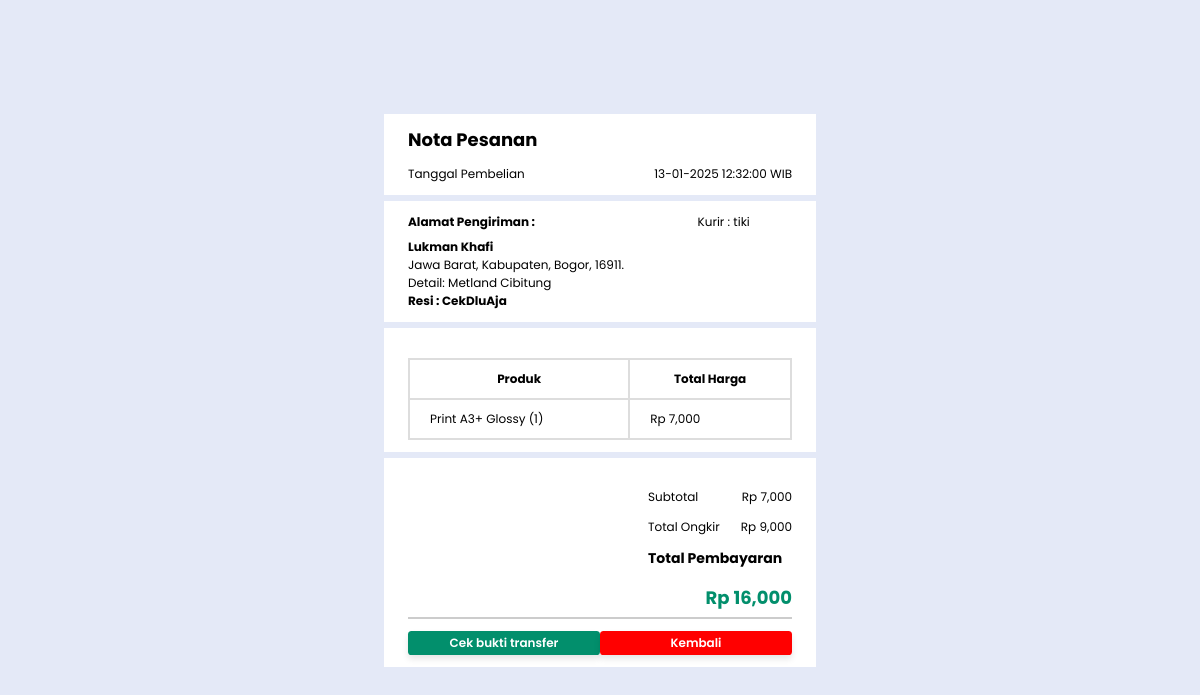
The app's page /akun/detail/detail-kirim.php?id=133 with its own data.
### tables this page shows
CREATE TABLE `pesanan` (
  `id` int(11) NOT NULL,
  `id_user` int(11) NOT NULL,
  `namaLengkap` varchar(40) NOT NULL,
  `phone` varchar(13) NOT NULL,
  `alamat` varchar(100) NOT NULL,
  `ekspedisi` varchar(10) NOT NULL,
  `grand_total` varchar(8) NOT NULL,
  `total_ongkir` varchar(7) NOT NULL,
  `final_total` varchar(8) NOT NULL,
  `nama_produk` varchar(100) NOT NULL,
  `resi` varchar(12) NOT NULL,
  `tanggal` varchar(20) NOT NULL,
  `bukti` varchar(60) NOT NULL,
  `status_pesanan` varchar(10) NOT NULL,
  `desain` varchar(60) NOT NULL,
  `catatan` varchar(255) NOT NULL
);

### akun/detail/detail-kirim.php (the view, shortened to what this page needs)
<!DOCTYPE html>
<html lang="en">
<head>
</head>
<body>
  <section class="detail-proses">
    <div class="proses-container">
      <?php
      include("../../php/config.php");
      $id = $_GET['id'];
      $result = mysqli_query($con, "SELECT * FROM pesanan WHERE id = $id");
      $kirim = mysqli_fetch_assoc($result);
      ?>
      <div class="box">
        <div class="judul">
          <h1>Nota Pesanan</h1>
        </div>
        <div class="tanggal">
          <p>Tanggal Pembelian</p>
          <p>
            <?= $kirim['tanggal'] ?> WIB
          </p>
        </div>
      </div>
      <div class="box-alamat">
        <div class="judul">
          <h4>Alamat Pengiriman :</h4>
          <p class="kurir">Kurir :
            <?= $kirim['ekspedisi'] ?>
          </p>
        </div>
        <div class="alamat">
          <h4 class="penerima">
            <?= $kirim['namaLengkap'] ?>
          </h4>
          <p>
            <?= $kirim['alamat'] ?>
          </p>
        </div>
        <div class="resi">
          <h4 class="resi-no">Resi :
            <?= $kirim['resi'] ?>
          </h4>
        </div>
      </div>
      <div class="box">
        <table>
          <thead>
            <tr>
              <th>Produk</th>
              <th>Total Harga</th>
            </tr>
          </thead>
          <tbody>
            <tr>
              <td>
                <?= $kirim['nama_produk'] ?>
              </td><br>
              <td>Rp
                <?= number_format($kirim['grand_total']) ?>
              </td>
            </tr>
          </tbody>
        </table>
      </div>
      <div class="box-price">
        <div class="content">
          <div class="judul">
            <p>Subtotal</p>
            <p>Total Ongkir</p>
            <h3>Total Pembayaran</h3>
          </div>
          <div class="price">
            <p>Rp
              <?= number_format($kirim['grand_total']) ?>
            </p>
            <p>Rp
              <?= number_format($kirim['total_ongkir']) ?>
            </p><br><br>
            <h3 class="total">Rp
              <?= number_format($kirim['final_total']) ?>
            </h3>
          </div>
        </div>
        <div class="button">
          <a href="#" class="bukti" data-bukti="<?= $kirim['bukti'] ?>"><button class="btn-bukti">Cek bukti
              transfer</button></a>
          <a href="../pesanan.php?type=dikirim"><button type="button" class="btn-kembali">Kembali</button></a>
        </div>
      </div>
    </div>
  </section>
</body>
</html>

### records on screen
pesanan: tanggal "13-01-2025 12:32:00", ekspedisi "tiki", namaLengkap "Lukman Khafi", alamat "Jawa Barat, Kabupaten, Bogor, 16911. Detail: Metland Cibitung", resi "CekDluAja", nama_produk "Print A3+ Glossy (1)", grand_total "7,000", total_ongkir "9,000", final_total "16,000"
